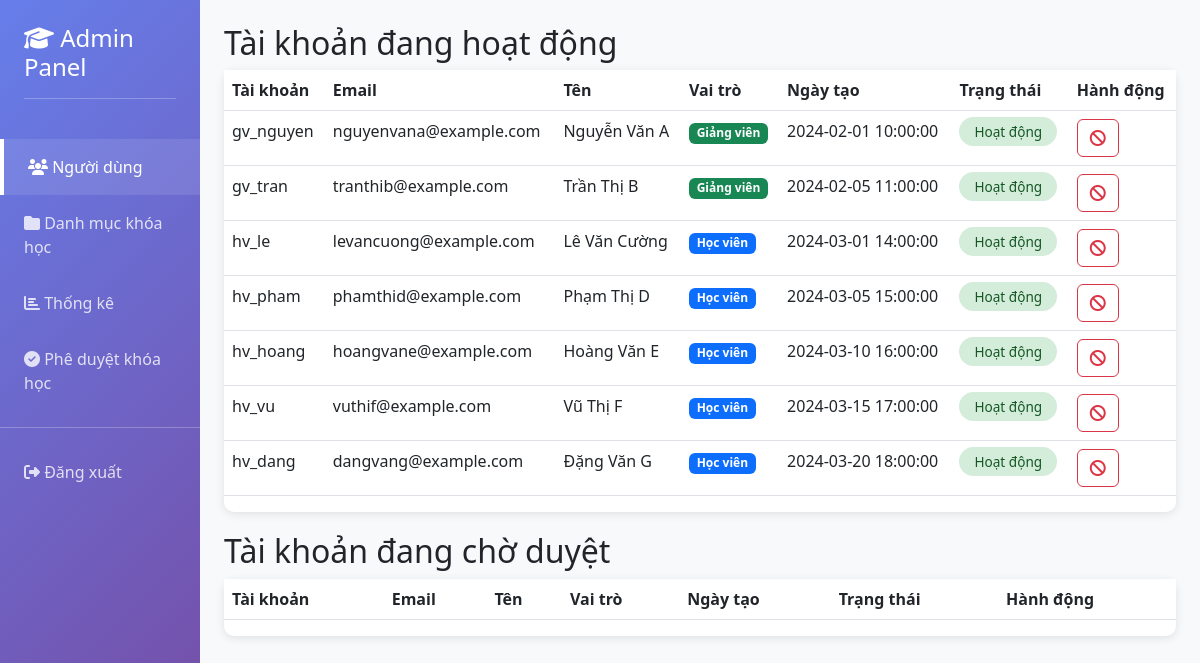
The page /controllers/AdminController.php (signed in) on the database its author committed.
### tables this page shows
CREATE TABLE users
    (
        id       INT PRIMARY KEY AUTO_INCREMENT,
        username VARCHAR(255) UNIQUE NOT NULL,
        email    VARCHAR(255) UNIQUE NOT NULL,
        password VARCHAR(255)        NOT NULL,
        fullname VARCHAR(255),
        role     INT                 NOT NULL DEFAULT 0,
        created_at DATETIME DEFAULT CURRENT_TIMESTAMP
    );

### controllers/AdminController.php (called while the page is built, shortened)
<?php
require_once __DIR__ . '/../config/UserDB.php';
$db = new ConnectDb();
$userManager = new UserManager($db);
$users = $userManager->getAllUsers();
include __DIR__ . '/../views/admin/managerUser.php';

### config/ConnectDb.php (called while the page is built)
<?php
class ConnectDb
{
    private $host = "127.0.0.1";
    private $db = "btth02_cnweb";
    private $user = "root";
    private $password = "";
    private $charset = "utf8mb4";
    private $pdo;
    public function __construct()
    {
        $dsn = "mysql:host={$this->host};dbname={$this->db};charset={$this->charset}";
        try {
            $this->pdo = new PDO($dsn, $this->user, $this->password);
            $this->pdo->setAttribute(PDO::ATTR_ERRMODE, PDO::ERRMODE_EXCEPTION);
        } catch (PDOException $e) {
            echo "Connection failed: " . $e->getMessage();
        }
    }
    public function getConnection()
    {
        return $this->pdo;
    }
}

### config/UserDB.php (called while the page is built, shortened)
<?php
require_once "../config/ConnectDb.php";
class UserManager {
    private $pdo;
    public function __construct(ConnectDb $db) {
        $this->pdo = $db->getConnection();
    }
    public function getAllUsers() {
        $sql = "SELECT * FROM users where role in (0,1)";
        $stmt = $this->pdo->query($sql);
        return $stmt->fetchAll(PDO::FETCH_ASSOC);
    }
}

### views/admin/managerUser.php (the view, shortened to what this page needs)
<!DOCTYPE html>
<html lang="vi">
<head>
    <link href="https://cdn.jsdelivr.net/npm/bootstrap@5.3.0/dist/css/bootstrap.min.css" rel="stylesheet">
    <link href="https://cdnjs.cloudflare.com/ajax/libs/font-awesome/6.4.0/css/all.min.css" rel="stylesheet">
</head>
<body>
<div class="container-fluid">
    <div class="row">
        <div class="col-md-2 sidebar p-0">
            <div class="p-4">
                <h4><i class="fas fa-graduation-cap"></i> Admin Panel</h4>
                <hr class="bg-white">
            </div>
            <nav class="nav flex-column">
                <a class="nav-link active" href="<?= BASE_URL ?>controllers/AdminController.php">
                    <i class="fas fa-users"></i> Người dùng
                </a>
                <a class="nav-link" href="<?= BASE_URL ?>controllers/CategoryController.php">
                    <i class="fas fa-folder"></i> Danh mục khóa học
                </a>
                <a class="nav-link" href="<?= BASE_URL ?>controllers/ThongkeController.php">
                    <i class="fas fa-chart-bar"></i> Thống kê
                </a>
                <a class="nav-link" href="<?= BASE_URL ?>controllers/PheduyetCourseController.php">
                    <i class="fas fa-check-circle"></i> Phê duyệt khóa học
                </a>
                <hr class="bg-white">
                <a class="nav-link" href="<?= BASE_URL ?>">
                    <i class="fas fa-sign-out-alt"></i> Đăng xuất
                </a>
            </nav>
        </div>
        <div class="col-md-10 p-4">
            <h2>Tài khoản đang hoạt động</h2>
            <div class="card">
            <table class="table table-hover">
                <tr>
                    <th>Tài khoản</th><th>Email</th><th>Tên</th><th>Vai trò</th><th>Ngày tạo</th><th>Trạng thái</th><th>Hành động</th>
                </tr>
                <?php foreach ($users as $user): ?>
                    <tr>
                        <td><?= htmlspecialchars($user['username']) ?></td>
                        <td><?= htmlspecialchars($user['email']) ?></td>
                        <td><?= htmlspecialchars($user['fullname']) ?></td>
                        <td>
                            <?php if ($user['role'] == 0): ?>
                                <span class="badge bg-primary">Học viên</span>
                            <?php elseif ($user['role'] == 1): ?>
                                <span class="badge bg-success">Giảng viên</span>
                            <?php endif; ?>
                        </td>
                        <td><?= htmlspecialchars($user['created_at']) ?></td>
                        <td><span class="status-badge status-active">Hoạt động</span></td>
                        <td>
                            <div style="display: flex">
                                <form action="<?= BASE_URL ?>controllers/AdminController.php" method="POST">
                                    <button title="Vô hiệu hóa" type="submit" class="btn btn-outline-danger" name="vo_hieu_hoa" onclick="return confirm('Bạn chắc chắn muốn vô hiệu hóa?')"><i class="fas fa-ban"></i></button>
                                </form>
                            </div>
                        </td>
                    </tr>
                <?php endforeach; ?>
            </table>
            </div>
            <h2>Tài khoản đang chờ duyệt</h2>
            <div class="card">
            <table class="table table-hover">
                <tr>
                    <th>Tài khoản</th><th>Email</th><th>Tên</th><th>Vai trò</th><th>Ngày tạo</th><th>Trạng thái</th><th>Hành động</th>
                </tr>
            </table>
            </div>
        </div>
    </div>
</div>
</body>
</html>

### views/admin/managerUser.php (style rules this page uses)
body { background-color: #f8f9fa; }
.sidebar { min-height: 100vh; background: linear-gradient(135deg, #667eea 0%, #764ba2 100%); color: white; }
.sidebar .nav-link { color: rgba(255, 255, 255, 0.8); padding: 1rem 1.5rem; transition: all 0.3s; }
.sidebar .nav-link:hover, .sidebar .nav-link.active { color: white; background-color: rgba(255, 255, 255, 0.1); border-left: 4px solid white; }
.card { border: none; border-radius: 10px; box-shadow: 0 2px 10px rgba(0, 0, 0, 0.1); margin-bottom: 20px; }
.status-badge { padding: 5px 15px; border-radius: 20px; font-size: 0.85rem; }
.status-active { background-color: #d4edda; color: #155724; }

### rows shown on the page
users: username "gv_nguyen", email "nguyenvana@example.com", fullname "Nguyễn Văn A", role "Giảng viên", created_at "2024-02-01 10:00:00"
users: username "gv_tran", email "tranthib@example.com", fullname "Trần Thị B", role "Giảng viên", created_at "2024-02-05 11:00:00"
users: username "hv_le", email "levancuong@example.com", fullname "Lê Văn Cường", role "Học viên", created_at "2024-03-01 14:00:00"
users: username "hv_pham", email "phamthid@example.com", fullname "Phạm Thị D", role "Học viên", created_at "2024-03-05 15:00:00"
users: username "hv_hoang", email "hoangvane@example.com", fullname "Hoàng Văn E", role "Học viên", created_at "2024-03-10 16:00:00"
users: username "hv_vu", email "vuthif@example.com", fullname "Vũ Thị F", role "Học viên", created_at "2024-03-15 17:00:00"
users: username "hv_dang", email "dangvang@example.com", fullname "Đặng Văn G", role "Học viên", created_at "2024-03-20 18:00:00"
